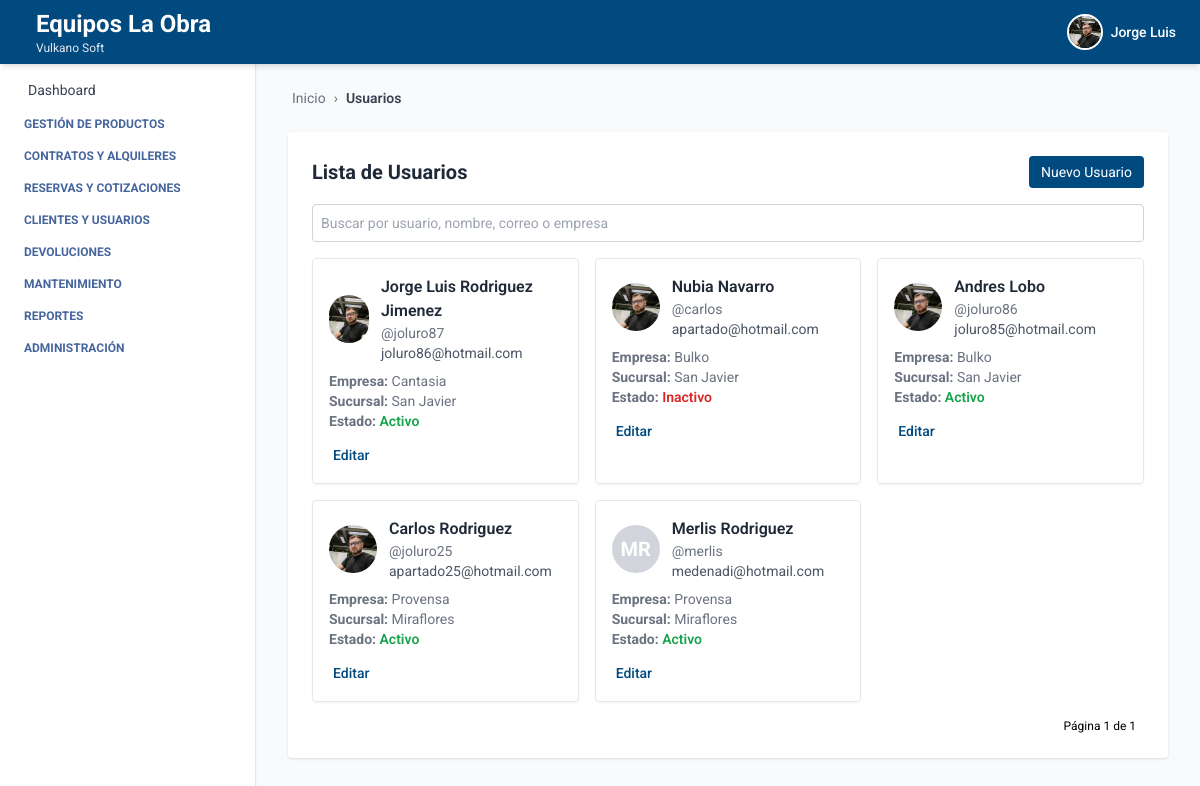
Screenshot of /usuarios/ (signed in) with the database file from the repository.
### autenticacion/models.py (models this page shows, shortened)
class Usuario(AbstractUser):
    telefono = models.CharField(max_length=20, blank=True, null=True)
    empresa = models.ForeignKey(Empresa, on_delete=models.SET_NULL, null=True, blank=True)
    sucursal = models.ForeignKey(Sucursal, on_delete=models.SET_NULL, null=True, blank=True)
    ESTADOS = [
        ("activo", "Activo"),
        ("inactivo", "Inactivo"),
    ]
    estado = models.CharField(max_length=10, choices=ESTADOS, default="activo")
    foto_perfil = models.ImageField(upload_to='usuarios/img/', blank=True, null=True)
    groups = models.ManyToManyField(
        Group,
        related_name='usuarios',  # Evita conflicto con 'user_set'
        blank=True,
        help_text='The groups this user belongs to.',
        verbose_name='groups'
    )
    user_permissions = models.ManyToManyField(
        Permission,
        related_name='usuarios',  # Evita conflicto con 'user_set'
        blank=True,
        help_text='Specific permissions for this user.',
        verbose_name='user permissions'
    )

### empresa/models.py (models this page shows)
class Empresa(models.Model):
    ESTADOS = [
        ("activo", "Activo"),
        ("inactivo", "Inactivo"),
    ]
    nombre = models.CharField(max_length=100)
    nit = models.CharField(max_length=50, unique=True)
    ciudad = models.CharField(max_length=100, blank=True, null=True)
    direccion = models.CharField(max_length=255, blank=True, null=True)
    departamento = models.CharField(max_length=100, blank=True, null=True)
    telefono = models.CharField(max_length=20, blank=True, null=True)
    estado = models.CharField(max_length=20, choices=ESTADOS, default="activo")
    def __str__(self):
        return self.nombre

class Sucursal(models.Model):
    ESTADOS = [
        ("activo", "Activo"),
        ("inactivo", "Inactivo"),
    ]
    empresa = models.ForeignKey(Empresa, related_name='sucursales', on_delete=models.CASCADE)
    nombre = models.CharField(max_length=100)
    ciudad = models.CharField(max_length=100)
    direccion = models.CharField(max_length=255)
    departamento = models.CharField(max_length=100, blank=True, null=True)
    telefono = models.CharField(max_length=20, blank=True, null=True)
    estado = models.CharField(max_length=20, choices=ESTADOS, default="activo")
    def __str__(self):
        return f"{self.nombre}"

### autenticacion/views.py (the view, shortened to what this page needs)
# urls.py: path('usuarios/', usuario_list, name='usuario_list'),
@login_required
def usuario_list(request):
    query = request.GET.get('q', '')
    usuarios = Usuario.objects.all()
    paginator = Paginator(usuarios, 9)
    page_number = request.GET.get('page')
    page_obj = paginator.get_page(page_number)
    context = {
        'usuarios': page_obj.object_list,
        'page_obj': page_obj,
        'query': query,
        'breadcrumb_items': [('Usuarios', None)],
    }
    return render(request, 'usuario_list.html', context)

### autenticacion/templates/usuario_list.html (shortened to what this page needs)
{% extends 'index.html' %}
{% block breadcrumb %}
  {% include 'breadcrumb.html' with home='/' breadcrumbs=breadcrumb_items %}
{% endblock %}
{% block content %}
<div class="max-w-6xl mx-auto mt-6 bg-white p-6 rounded shadow">
  <div class="flex justify-between items-center mb-4">
    <h2 class="text-xl font-bold text-gray-800">Lista de Usuarios</h2>
    <a href="{% url 'crear_usuario' %}" class="bg-[var(--primary-color)] text-white px-3 py-1.5 text-sm rounded hover:bg-blue-700 transition">
      Nuevo Usuario
    </a>
  </div>
  <form method="get" class="mb-4">
    <input type="text" name="q" placeholder="Buscar por usuario, nombre, correo o empresa"
      value="{{ query }}" class="w-full text-sm p-2 border border-gray-300 rounded focus:ring-2 focus:ring-[var(--primary-color)]" />
  </form>
  {% if usuarios %}
  <div class="grid grid-cols-1 sm:grid-cols-2 lg:grid-cols-3 gap-4">
    {% for user in usuarios %}
    <div class="border rounded shadow-sm p-4 hover:shadow-lg transition">
      <div class="flex items-center gap-3 mb-2">
        {% if user.foto_perfil %}
          <img src="{{ user.foto_perfil.url }}" alt="{{ user.get_full_name }}" class="w-12 h-12 rounded-full object-cover">
        {% else %}
          <div class="w-12 h-12 rounded-full bg-gray-300 flex items-center justify-center text-white font-bold text-xl">
            {{ user.first_name|first }}{{ user.last_name|first }}
          </div>
        {% endif %}
        <div>
          <p class="font-semibold text-gray-800">{{ user.get_full_name }}</p>
          <p class="text-sm text-gray-500">@{{ user.username }}</p>
          <p class="text-sm text-gray-600">{{ user.email }}</p>
        </div>
      </div>
      <p class="text-sm text-gray-500"><strong>Empresa:</strong> {{ user.empresa }}</p>
      <p class="text-sm text-gray-500"><strong>Sucursal:</strong> {{ user.sucursal }}</p>
      <p class="text-sm text-gray-500">
        <strong>Estado:</strong>
        {% if user.estado == 'activo' %}
          <span class="text-green-600 font-semibold">Activo</span>
        {% else %}
          <span class="text-red-600 font-semibold">Inactivo</span>
        {% endif %}
      </p>
      <div class="mt-3">
        <a href="{% url 'editar_usuario' user.id %}" class="text-sm font-medium text-[var(--primary-color)] hover:underline">
          Editar
        </a>
      </div>
    </div>
    {% endfor %}
  </div>
  {% else %}
    <p class="text-gray-600">No se encontraron usuarios.</p>
  {% endif %}
  <div class="mt-4 flex justify-end text-xs">
    <span class="mx-2">Página {{ page_obj.number }} de {{ page_obj.paginator.num_pages }}</span>
  </div>
</div>
{% endblock %}

### core/templates/header.html (shortened to what this page needs)
<header class="bg-[var(--primary-color)] shadow-md w-full h-16 flex items-center px-6 justify-between fixed top-0 left-0 z-10">
  <h1 class="text-white flex items-center gap-3 leading-tight">
    <div class="leading-tight">
      {% if request.user.is_authenticated %}
        <span class="text-xl sm:text-2xl font-bold block">Equipos La Obra</span>
        <span class="text-xs text-gray-200 block">Vulkano Soft</span>
      {% else %}
        <span class="text-xl text-gray-200 block">Gestión inteligente de Equipos</span>
      {% endif %}
    </div>
  </h1>
  {% if request.user.is_authenticated %}
  <div x-data="{ open: false }" class="relative flex items-center space-x-3 cursor-pointer" @click.away="open = false">
    <button @click="open = !open" class="flex items-center space-x-2 focus:outline-none">
      {% if request.user.foto_perfil %}
        <img src="{{ request.user.foto_perfil.url }}" alt="Perfil" class="w-9 h-9 rounded-full object-cover border-2 border-white" />
      {% else %}
        <div class="w-9 h-9 rounded-full bg-white text-[var(--primary-color)] flex items-center justify-center font-bold text-sm">
          {{ request.user.first_name|first }}{{ request.user.last_name|first }}
        </div>
      {% endif %}
      <span class="text-white hidden sm:block text-sm font-medium">{{ request.user.first_name }}</span>
    </button>
  </div>
  {% endif %}
</header>

### core/templates/index.html (style rules this page uses)
:root { --primary-color: #004a80; --text-aside-color: rgb(69, 101, 156); }
body { font-family: 'Roboto', sans-serif; }

### rows the page displays
Usuario: user.foto_perfil (picture), user.first_name "Jorge Luis", foto_perfil (picture), get_full_name "Jorge Luis Rodriguez Jimenez", username "joluro87", email "joluro86@hotmail.com", empresa "Cantasia", sucursal "San Javier", estado "Activo"
Usuario: foto_perfil (picture), get_full_name "Nubia Navarro", username "carlos", email "apartado@hotmail.com", empresa "Bulko", sucursal "San Javier", estado "Inactivo"
Usuario: foto_perfil (picture), get_full_name "Andres Lobo", username "joluro86", email "joluro85@hotmail.com", empresa "Bulko", sucursal "San Javier", estado "Activo"
Usuario: foto_perfil (picture), get_full_name "Carlos Rodriguez", username "joluro25", email "apartado25@hotmail.com", empresa "Provensa", sucursal "Miraflores", estado "Activo"
Usuario: first_name|first "M", last_name|first "R", get_full_name "Merlis Rodriguez", username "merlis", email "medenadi@hotmail.com", empresa "Provensa", sucursal "Miraflores", estado "Activo"

### other values shown
{{ label }} "Usuarios"
{{ page_obj.number }} "1"
{{ page_obj.paginator.num_pages }} "1"
